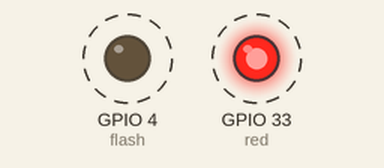
The program below on a simulated ESP32 board running MicroPython. On the bench: output pins drawn as LEDs (lit = HIGH). Dashed ring = blinking. At 10.3 s the program stops and its outputs stay as they are.

Above: at 0.17 s.
Timing chart, 0 to 3.0 s (numbered marks = the images above):
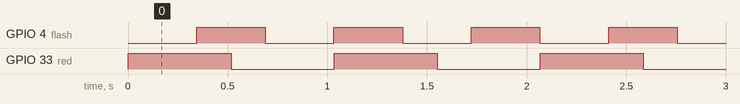

The program:

261001_hardware_timer.py
```python
from machine import Pin
import time

flash = Pin(4, Pin.OUT, value=0)
red = Pin(33, Pin.OUT, value=1)

# counter = 0
time_cnt = 0
# red_on = 0

# def timer_10ms():
#     return

def timer_333ms():
    flash.value(not flash.value())

def timer_500ms():
    red.value(not red.value())


while True:
    time.sleep_ms(1)
    time_cnt += 1

    if time_cnt % 333 == 0:
        timer_333ms()

    if time_cnt % 500 == 0:
        timer_500ms()

    if time_cnt % 10000 == 0:
        break

while time_cnt < 10000:
    time.sleep_ms(1)
    time_cnt += 1

    if time_cnt % 333 == 0:
        timer_333ms()

    if time_cnt % 500 == 0:
        timer_500ms()
```

Measured:
- by itself, GPIO 4 (flash): alternates HIGH for 0.34 s and LOW for 0.34 s, 30 changes in all, then stays LOW
- by itself, GPIO 33 (red): alternates HIGH for 0.52 s and LOW for 0.52 s, 20 changes in all, then stays HIGH
- by itself, everything shown: repeats every 2.1 s, in 10 steps
